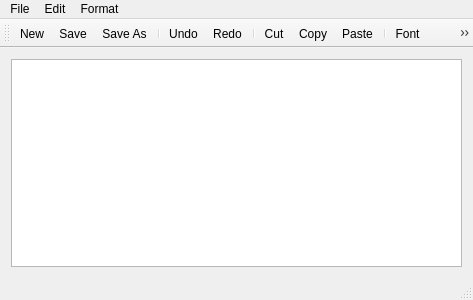
<?xml version="1.0" encoding="UTF-8"?>
<ui version="4.0">
 <class>MainWindow</class>
 <widget class="QMainWindow" name="MainWindow">
  <property name="geometry">
   <rect>
    <x>0</x>
    <y>0</y>
    <width>473</width>
    <height>300</height>
   </rect>
  </property>
  <property name="windowTitle">
   <string>MainWindow</string>
  </property>
  <property name="windowIcon">
   <iconset resource="resources.qrc">
    <normaloff>:/icons/icons/appicon.png</normaloff>:/icons/icons/appicon.png</iconset>
  </property>
  <property name="iconSize">
   <size>
    <width>30</width>
    <height>30</height>
   </size>
  </property>
  <widget class="QWidget" name="centralWidget">
   <layout class="QHBoxLayout" name="horizontalLayout">
    <item>
     <widget class="QTextEdit" name="textEdit"/>
    </item>
   </layout>
  </widget>
  <widget class="QMenuBar" name="menuBar">
   <property name="geometry">
    <rect>
     <x>0</x>
     <y>0</y>
     <width>473</width>
     <height>21</height>
    </rect>
   </property>
   <widget class="QMenu" name="menuFile">
    <property name="title">
     <string>File</string>
    </property>
    <addaction name="actionNew"/>
    <addaction name="actionOpen"/>
    <addaction name="actionSave"/>
    <addaction name="actionSave_As"/>
   </widget>
   <widget class="QMenu" name="menuEdit">
    <property name="title">
     <string>Edit</string>
    </property>
    <addaction name="actionCut"/>
    <addaction name="actionCopy"/>
    <addaction name="actionPaste"/>
    <addaction name="separator"/>
    <addaction name="actionUndo"/>
    <addaction name="actionRedo"/>
   </widget>
   <widget class="QMenu" name="menuFormat">
    <property name="title">
     <string>Format</string>
    </property>
    <addaction name="actionFont"/>
    <addaction name="actionWrap"/>
    <addaction name="actionColor"/>
    <addaction name="actionBackground"/>
   </widget>
   <addaction name="menuFile"/>
   <addaction name="menuEdit"/>
   <addaction name="menuFormat"/>
  </widget>
  <widget class="QToolBar" name="mainToolBar">
   <attribute name="toolBarArea">
    <enum>TopToolBarArea</enum>
   </attribute>
   <attribute name="toolBarBreak">
    <bool>false</bool>
   </attribute>
   <addaction name="actionNew"/>
   <addaction name="actionSave"/>
   <addaction name="actionSave_As"/>
   <addaction name="separator"/>
   <addaction name="actionUndo"/>
   <addaction name="actionRedo"/>
   <addaction name="separator"/>
   <addaction name="actionCut"/>
   <addaction name="actionCopy"/>
   <addaction name="actionPaste"/>
   <addaction name="separator"/>
   <addaction name="actionFont"/>
   <addaction name="actionColor"/>
   <addaction name="actionBackground"/>
  </widget>
  <widget class="QStatusBar" name="statusBar"/>
  <action name="actionNew">
   <property name="icon">
    <iconset resource="resources.qrc">
     <normaloff>:/icons/icons/newfile.png</normaloff>:/icons/icons/newfile.png</iconset>
   </property>
   <property name="text">
    <string>New</string>
   </property>
  </action>
  <action name="actionOpen">
   <property name="icon">
    <iconset resource="resources.qrc">
     <normaloff>:/icons/icons/open.png</normaloff>:/icons/icons/open.png</iconset>
   </property>
   <property name="text">
    <string>Open</string>
   </property>
  </action>
  <action name="actionSave">
   <property name="icon">
    <iconset resource="resources.qrc">
     <normaloff>:/icons/icons/save.png</normaloff>:/icons/icons/save.png</iconset>
   </property>
   <property name="text">
    <string>Save</string>
   </property>
  </action>
  <action name="actionSave_As">
   <property name="icon">
    <iconset resource="resources.qrc">
     <normaloff>:/icons/icons/saveas.png</normaloff>:/icons/icons/saveas.png</iconset>
   </property>
   <property name="text">
    <string>Save As</string>
   </property>
  </action>
  <action name="actionCut">
   <property name="icon">
    <iconset resource="resources.qrc">
     <normaloff>:/icons/icons/cut.png</normaloff>:/icons/icons/cut.png</iconset>
   </property>
   <property name="text">
    <string>Cut</string>
   </property>
  </action>
  <action name="actionCopy">
   <property name="icon">
    <iconset resource="resources.qrc">
     <normaloff>:/icons/icons/copy.png</normaloff>:/icons/icons/copy.png</iconset>
   </property>
   <property name="text">
    <string>Copy</string>
   </property>
  </action>
  <action name="actionPaste">
   <property name="icon">
    <iconset resource="resources.qrc">
     <normaloff>:/icons/icons/paste.png</normaloff>:/icons/icons/paste.png</iconset>
   </property>
   <property name="text">
    <string>Paste</string>
   </property>
  </action>
  <action name="actionUndo">
   <property name="icon">
    <iconset resource="resources.qrc">
     <normaloff>:/icons/icons/undo.png</normaloff>:/icons/icons/undo.png</iconset>
   </property>
   <property name="text">
    <string>Undo</string>
   </property>
  </action>
  <action name="actionRedo">
   <property name="icon">
    <iconset resource="resources.qrc">
     <normaloff>:/icons/icons/redo.png</normaloff>:/icons/icons/redo.png</iconset>
   </property>
   <property name="text">
    <string>Redo</string>
   </property>
  </action>
  <action name="actionFont">
   <property name="icon">
    <iconset resource="resources.qrc">
     <normaloff>:/icons/icons/font.png</normaloff>:/icons/icons/font.png</iconset>
   </property>
   <property name="text">
    <string>Font</string>
   </property>
  </action>
  <action name="actionWrap">
   <property name="checkable">
    <bool>true</bool>
   </property>
   <property name="text">
    <string>Wrap</string>
   </property>
  </action>
  <action name="actionColor">
   <property name="icon">
    <iconset resource="resources.qrc">
     <normaloff>:/icons/icons/fontColor.png</normaloff>:/icons/icons/fontColor.png</iconset>
   </property>
   <property name="text">
    <string>Text Color</string>
   </property>
  </action>
  <action name="actionBackground">
   <property name="icon">
    <iconset resource="resources.qrc">
     <normaloff>:/icons/icons/color.png</normaloff>:/icons/icons/color.png</iconset>
   </property>
   <property name="text">
    <string>Background</string>
   </property>
  </action>
 </widget>
 <layoutdefault spacing="6" margin="11"/>
 <resources>
  <include location="resources.qrc"/>
 </resources>
 <connections/>
</ui>
